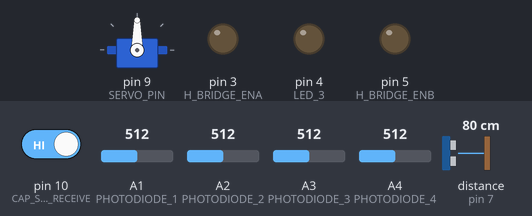
This sketch was run on a simulated Arduino Uno, built with avr-gcc and run on an emulated ATmega328P. On the bench: servo, output pins drawn as LEDs (lit = HIGH). The test bench sets the inputs (shaded band); at power-on: A2 (PHOTODIODE_2) = 512, distance to the obstacle (sensor on pin 7) 80 cm, pin 10 (CAP_SENSOR_RECEIVE) HIGH, A1 (PHOTODIODE_1) = 512, A3 (PHOTODIODE_3) = 512, A4 (PHOTODIODE_4) = 512. The echo pulse lasts 58.3 µs per cm.

Above: at 1.2 s.
1.3 s: A2 (PHOTODIODE_2) set to 499
At 3.2 s:
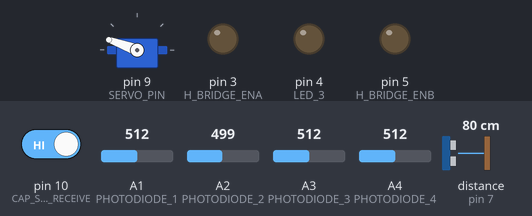
3.5 s: distance to the obstacle (sensor on pin 7) set to 16 cm
5.0 s: distance to the obstacle (sensor on pin 7) set to 12 cm
At 5.7 s:
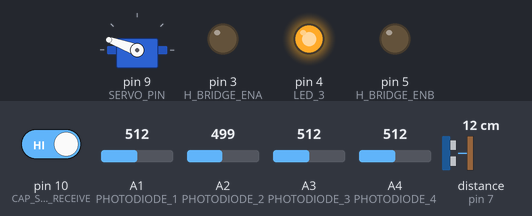
6.5 s: distance to the obstacle (sensor on pin 7) set to 18 cm
At 6.9 s:
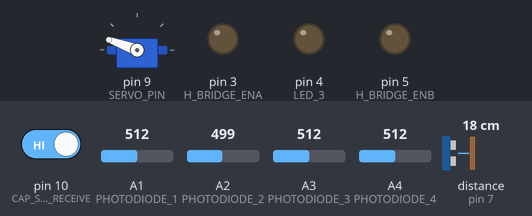
8.0 s: distance to the obstacle (sensor on pin 7) set to 2 cm
At 9.2 s:
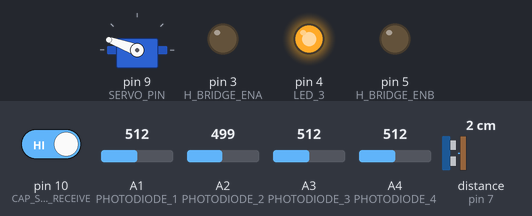
Timing chart, 0 to 10.5 s (numbered marks = the images above; inputs shaded):
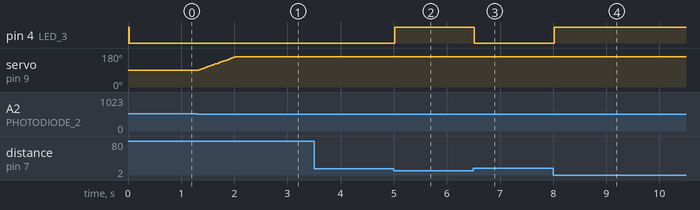

Measured:
- the behaviour switches between 512 and 511 on A2 (PHOTODIODE_2) (found by bisection; images 0 and 1)
- the behaviour switches between 15 and 14 cm on distance to the obstacle (sensor on pin 7) (found by bisection; images 1 and 2)
- after the input at 1.3 s, servo on pin 9 (SERVO_PIN): moves from 90° to 160° over 0.69 s, starting at once
- after the input at 3.5 s, every drawn part: stays the same
- after the input at 5.0 s, pin 4 (LED_3): LOW → HIGH at once
- after the input at 6.5 s, pin 4 (LED_3): HIGH → LOW at once
- after the input at 8.0 s, pin 4 (LED_3): LOW → HIGH at once

The sketch:

light-sensing-robot.ino
```cpp
/********************************************************************
  ECEN 240/301 Lab Code
  Light-Following Robot

  The approach of this code is to use an architecture that employs
  three different processes:
    Perception
    Planning
    Action

  By separating these processes, this allows one to focus on the
  individual elements needed to do these tasks that are general
  to most robotics.

  Version History
  1.1.3       11 January 2023   Creation by Dr. Mazzeo and TAs from 2022 version
 ********************************************************************/

#include "Arduino.h"
#include <CapacitiveSensor.h>
#include <Servo.h>
#include <NewPing.h>


#define PHOTODIODE_1  A1 // left diode, turn left
#define PHOTODIODE_2  A2 // front diode, move down
#define PHOTODIODE_3  A3  // right diode, turn right
#define PHOTODIODE_4  A4 // back diode, move up

#define H_BRIDGE_ENA 3
#define LED_3   4
#define H_BRIDGE_ENB 5


// Capacitive sensor pins - Lab 4
#define CAP_SENSOR_SEND     11
#define CAP_SENSOR_RECEIVE  10


// Ultrasonic sensor pin - Lab 6
#define TRIGGER_PIN 8
#define ECHO_PIN 7

// Configuration parameter definitions
#define BUTTON_THRESHOLD 2.5

// Voltage at which a photodiode voltage is considered to be present - Lab 5
#define PHOTODIODE_LIGHT_THRESHOLD 2.7

// Number of samples that the capacitor sensor will use in a measurement - Lab 4
#define CAP_SENSOR_SAMPLES 40
#define CAP_SENSOR_TAU_THRESHOLD 100

// The speeds for the wheels from the capactance - Lab 4
#define SPEED_STOP 0
#define SPEED_LOW (int) (255 * 0.45)
#define SPEED_MED (int) (255 * 0.75)
#define SPEED_HIGH (int) (255 * 1)

// Servo pin - Lab 6
#define SERVO_PIN 9

// Parameters for servo control as well as instantiation - Lab 6
#define SERVO_START_ANGLE 90
#define SERVO_UP_LIMIT 160
#define SERVO_DOWN_LIMIT 20
static Servo myServo;


// Parameters for ultrasonic sensor and instantiation - Lab 6
#define MAX_DISTANCE 200 // centimeters
static NewPing sonar(TRIGGER_PIN, ECHO_PIN, MAX_DISTANCE);

// Parameter to define when the ultrasonic sensor detects a collision - Lab 6
#define COLLISION_DISTANCE 15


/***********************************************************/

// Definitions that allow one to set states
#define DETECTION_NO    0
#define DETECTION_YES   1

#define COLLISION_ON   0
#define COLLISION_OFF  1

#define DRIVE_STOP      0
#define DRIVE_LEFT      1
#define DRIVE_RIGHT     2
#define DRIVE_STRAIGHT  3

#define SERVO_MOVE_STOP 0
#define SERVO_MOVE_UP   1
#define SERVO_MOVE_DOWN 2

// Global variables for PERCEPTION
int SensedCollision = DETECTION_NO;
int SensedLightRight = DETECTION_NO;
int SensedLightLeft = DETECTION_NO;
int SensedLightUp = DETECTION_NO;
int SensedLightDown = DETECTION_NO;

int SensedCapacitiveTouch = DETECTION_NO;

// Global variables for ACTION
int ActionCollision = COLLISION_OFF;
int ActionRobotDrive = DRIVE_STOP;
int ActionRobotSpeed = SPEED_STOP;
int ActionServoMove = SERVO_MOVE_STOP;

void setup() {
  Serial.begin(9600);

  pinMode(H_BRIDGE_ENA, OUTPUT);
  pinMode(LED_3, OUTPUT);
  pinMode(H_BRIDGE_ENB, OUTPUT);

  pinMode(PHOTODIODE_1, INPUT);
  pinMode(PHOTODIODE_2, INPUT);
  pinMode(PHOTODIODE_3, INPUT);
  pinMode(PHOTODIODE_4, INPUT);

  pinMode(CAP_SENSOR_RECEIVE, INPUT);
  pinMode(CAP_SENSOR_SEND, OUTPUT);

  //Set up servo - Lab 6
  myServo.attach(SERVO_PIN);
  myServo.write(SERVO_START_ANGLE);

  pinMode(TRIGGER_PIN, OUTPUT); // pulse sent out through TRIGGER_PIN
  pinMode(ECHO_PIN, INPUT); // return signal read through ECHO_PIN


}

/********************************************************************
  Main LOOP function - this gets executed in an infinite loop until
  power off or reset. - Notice: PERCEPTION, PLANNING, ACTION
 ********************************************************************/

void loop() {
  RobotPerception();
  RobotPlanning();
  RobotAction();
}

void RobotPerception() {
  // Photodiode Sensing
  if (isLight(PHOTODIODE_1)){
    SensedLightLeft = DETECTION_YES;
  } else {
    SensedLightLeft = DETECTION_NO;
  }
  if (isLight(PHOTODIODE_3)) {
    SensedLightRight = DETECTION_YES;
  } else {
    SensedLightRight = DETECTION_NO;
  }

  // Add sensing for light up and down
  if (isButtonPushed(PHOTODIODE_4)){
    SensedLightUp = DETECTION_YES;
  } else {
    SensedLightUp = DETECTION_NO;
  }
  if (isButtonPushed(PHOTODIODE_2)) {
    SensedLightDown = DETECTION_YES;
  } else {
    SensedLightDown = DETECTION_NO;
  }

  // Collision Sensing
  if (isCollision()) {
    SensedCollision = DETECTION_YES;
  } else {
    SensedCollision = DETECTION_NO;
  }

  if (isCapacitiveSensorTouched()) {
    SensedCapacitiveTouch = DETECTION_YES;
  }
  else {
    SensedCapacitiveTouch = DETECTION_NO;
  }
}

float getPinVoltage(int pin) {
  return 5 * (float)analogRead(pin) / 1024;
}

bool isButtonPushed(int button_pin) {
  return getPinVoltage(button_pin) >= BUTTON_THRESHOLD;
}

bool isCollision() {
  int sonar_distance = sonar.ping_cm(); // If the distance is too big, it returns 0.
  if(sonar_distance != 0){
    return (sonar_distance < COLLISION_DISTANCE);
  } else {
	return false;
  }

}

bool isCapacitiveSensorTouched() {
  static CapacitiveSensor sensor
    = CapacitiveSensor(CAP_SENSOR_SEND, CAP_SENSOR_RECEIVE);
  long tau
    =  sensor.capacitiveSensor(CAP_SENSOR_SAMPLES);
  return tau > CAP_SENSOR_TAU_THRESHOLD;
}

bool isLight(int pin) {
  float light = getPinVoltage(pin);
  return (light > PHOTODIODE_LIGHT_THRESHOLD);
}

void RobotPlanning(void) {
  fsmCollisionDetection();
  fsmSteerRobot();
  fsmMoveServoUpAndDown();
  fsmCapacitiveSensorSpeedControl();
}

void fsmCollisionDetection() {
  static int collisionDetectionState = 0;

  switch (collisionDetectionState) {
    case 0:
      ActionCollision = COLLISION_ON;
      if (SensedCollision == DETECTION_NO) {
        collisionDetectionState = 1;
      }
      break;
    case 1:
      ActionCollision = COLLISION_OFF;
      fsmSteerRobot();
      if (SensedCollision == DETECTION_YES) {
        collisionDetectionState = 0;
      }
      break;
  }
}

void fsmSteerRobot() {
  static int steerRobotState = 0;

  // Add a check to ensure that driving actions are not allowed if a collision has been detected.
  if (ActionCollision == COLLISION_ON) {
    // If a collision is detected, ensure the robot does not attempt to drive left or right.
    ActionRobotDrive = DRIVE_STOP;
    return; // Exit the function early as no further steering action should be taken.
  }

  switch (steerRobotState) {
    case 0: // No light detected
      ActionRobotDrive = DRIVE_STOP;
      if (SensedLightLeft == DETECTION_YES) {
        steerRobotState = 1; // Light is on the left, prepare to steer left
      } else if (SensedLightRight == DETECTION_YES) {
        steerRobotState = 2; // Light is on the right, prepare to steer right
      }
      break;
    case 1: // Light is to the left of the robot
      ActionRobotDrive = DRIVE_LEFT;
      if (SensedLightRight == DETECTION_YES) {
        steerRobotState = 3; // Light detected on both sides, consider stopping or going straight
      } else if (SensedLightLeft == DETECTION_NO) {
        steerRobotState = 0; // No light detected, stop
      }
      break;
    case 2: // Light is to the right of the robot
      ActionRobotDrive = DRIVE_RIGHT;
      if (SensedLightLeft == DETECTION_YES) {
        steerRobotState = 3; // Light detected on both sides, consider stopping or going straight
      } else if (SensedLightRight == DETECTION_NO) {
        steerRobotState = 0; // No light detected, stop
      }
      break;
    case 3: // Light detected on both sides
      ActionRobotDrive = DRIVE_STRAIGHT;
      if (SensedLightLeft == DETECTION_NO && SensedLightRight == DETECTION_NO) {
        steerRobotState = 0; // No light detected, stop
      } else if (SensedLightRight == DETECTION_NO) {
        steerRobotState = 1; // Only light on the left, turn left
      } else if (SensedLightLeft == DETECTION_NO) {
        steerRobotState = 2; // Only light on the right, turn right
      }
      break;
  }
}


void fsmMoveServoUpAndDown() {
  static int moveServoState = 0;

  switch (moveServoState) {
    case 0:
      ActionServoMove = SERVO_MOVE_STOP;
      if (SensedLightUp == DETECTION_YES && SensedLightDown == DETECTION_NO) {
        moveServoState = 1;
      } else if (SensedLightUp == DETECTION_NO && SensedLightDown == DETECTION_YES) {
        moveServoState = 2;
      }
      break;
    case 1:
      ActionServoMove = SERVO_MOVE_UP;
      if ((SensedLightUp == DETECTION_YES && SensedLightDown == DETECTION_YES) || (SensedLightUp == DETECTION_NO && SensedLightDown == DETECTION_NO)) {
        moveServoState = 0;
      }
      break;
    case 2:
      ActionServoMove = SERVO_MOVE_DOWN;
      if ((SensedLightUp == DETECTION_YES && SensedLightDown == DETECTION_YES) || (SensedLightUp == DETECTION_NO && SensedLightDown == DETECTION_NO)) {
        moveServoState = 0;
      }
      break;
  }
}

////////////////////////////////////////////////////////////////////
// State machine for detecting when the capacitive sensor is
// touched, and changing the robot's speed.
////////////////////////////////////////////////////////////////////
void fsmCapacitiveSensorSpeedControl() {
  static int capacitiveSensorState = 0;
  switch (capacitiveSensorState) {
    case 0: // Wait for button press
      if (SensedCapacitiveTouch == DETECTION_YES) {
        capacitiveSensorState = 1;
      }
      break;
    case 1: // Wait for release
      if (SensedCapacitiveTouch == DETECTION_NO) {
        capacitiveSensorState = 2;
      }
      break;
    case 2: // Toggle speed! (fsmChangeSpeed)
      fsmChangeSpeed();
      capacitiveSensorState = 0;
      break;
  }
}

////////////////////////////////////////////////////////////////////
// State machine for cycling through the robot's speeds.
////////////////////////////////////////////////////////////////////
void fsmChangeSpeed() {
  static int changeSpeedState = 0;

  /*Implement in lab 4*/
  switch(changeSpeedState) {
    case 0: // Speed stop
      ActionRobotSpeed = SPEED_STOP;
      changeSpeedState = 1;
      break;
    case 1: // Speed low
      ActionRobotSpeed = SPEED_LOW;
      changeSpeedState = 2;
      break;
    case 2: //Speed medium
      ActionRobotSpeed = SPEED_MED;
      changeSpeedState = 3;
      break;
    case 3: // Speed high;
      ActionRobotSpeed = SPEED_HIGH;
      changeSpeedState = 0;
      break;
  }
}

void RobotAction() {
  switch(ActionCollision) {
    case COLLISION_OFF:
      doTurnLedOff(LED_3);
      break;
    case COLLISION_ON:
      doTurnLedOn(LED_3);
      break;
  }

  switch(ActionRobotDrive) {
    case DRIVE_STOP:
      analogWrite(H_BRIDGE_ENB, 0);
      analogWrite(H_BRIDGE_ENA, 0);
      break;
    case DRIVE_STRAIGHT:
      analogWrite(H_BRIDGE_ENA, ActionRobotSpeed);
      analogWrite(H_BRIDGE_ENB, ActionRobotSpeed);
      break;
    case DRIVE_LEFT:
      analogWrite(H_BRIDGE_ENB, 0);
      analogWrite(H_BRIDGE_ENA, ActionRobotSpeed);
      break;
    case DRIVE_RIGHT:
      analogWrite(H_BRIDGE_ENB, ActionRobotSpeed);
      analogWrite(H_BRIDGE_ENA, 0);
      break;
  }

  MoveServo();
}

void MoveServo() {
  static int servoAngle = SERVO_START_ANGLE;
  switch(ActionServoMove) {
    case SERVO_MOVE_STOP:
      break;
    case SERVO_MOVE_UP:
      if (servoAngle < SERVO_UP_LIMIT) {
        servoAngle++;
      }
      break;
    case SERVO_MOVE_DOWN:
      if (servoAngle > SERVO_DOWN_LIMIT) {
        servoAngle--;
      }
      break;
  }
  myServo.write(servoAngle);
}

void doTurnLedOn(int led_pin) {
  digitalWrite(led_pin, HIGH);
}

void doTurnLedOff(int led_pin) {
  digitalWrite(led_pin, LOW);
}
```
